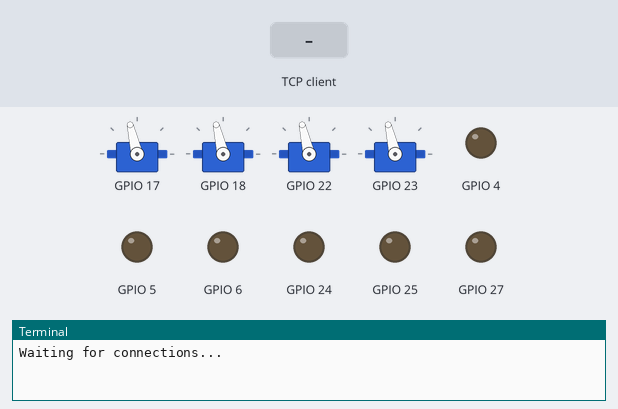
A program run on a simulated Raspberry Pi (BCM pin numbers). Parts: 4 × servo, output pins drawn as LEDs (lit = HIGH), the last lines printed to the terminal. Dashed ring = blinking. The test bench sets the inputs (shaded band). One TCP client connects 1 s after the port opens and stays connected; servo angles are drawn from the pulse width (0.5 ms = 0°, 2.5 ms = 180°); the clock reads 2024-03-15 10:24:30 at power-on unless the program sets it.

Above: at 0.1 s.
At 1.2 s:
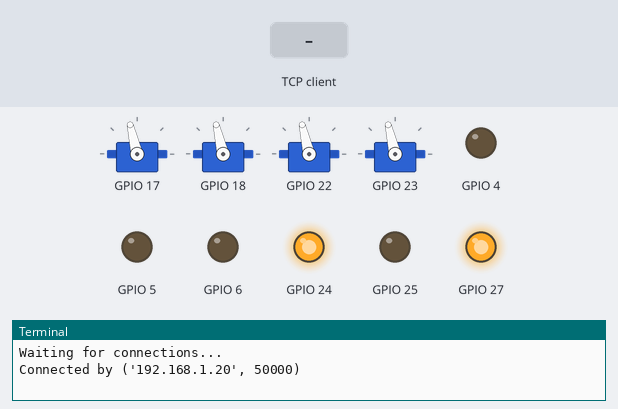
1.3 s: the TCP client sends "BEEP"
At 1.86 s:
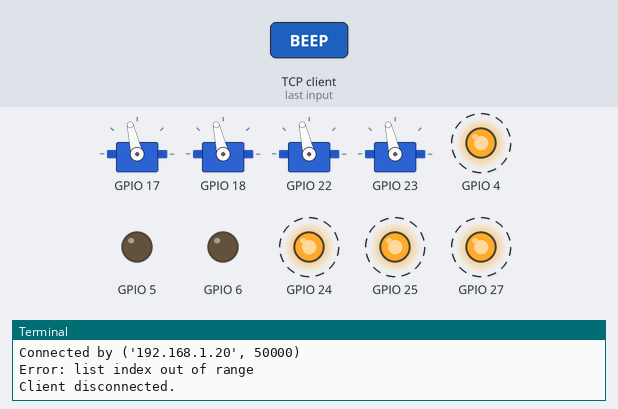
Timing chart, 0 to 10.3 s (numbered marks = the images above; inputs shaded):
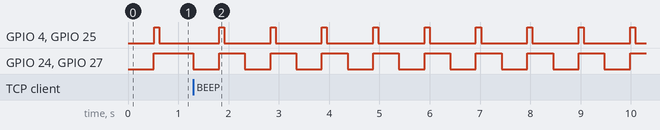

Measured:
- after the input at 1.3 s, GPIO 4, GPIO 25: alternates HIGH for 0.10 s and LOW for 0.92 s, starting after 0.51 s; GPIO 24, GPIO 27: alternates HIGH for 0.51 s and LOW for 0.51 s, starting at once

The program:

main.py
```python
import socket
import pigpio
import time
import threading

# Idle blinking variables
last_blink_time = {}
led_blink_state = {}
active_beeps = {}  # Track active beep threads

# Initialize pigpio
pi = pigpio.pi()
if not pi.connected:
    print("Failed to connect to pigpio daemon.")
    exit()

# GPIO Pin Setup for servos, LEDs, and buzzers
servo_pins = {
    1: {"horizontal": 17, "vertical": 18},  # Camera 1 pins
    2: {"horizontal": 22, "vertical": 23},  # Camera 2 pins
}

led_pins = {
    1: {"red": 24, "green": 25},  # Camera 1 LEDs
    2: {"red": 27, "green": 4},  # Camera 2 LEDs
}

buzzer_pins = {
    1: 5,  # Camera 1 buzzer
    2: 6,  # Camera 2 buzzer
}

# Define PWM frequency and initial position (middle)
PWM_FREQ = 50
INITIAL_POSITION = 1650  # Default position for servos

# Initialize servos
for cam_id, pins in servo_pins.items():
    for pin in pins.values():
        pi.set_mode(pin, pigpio.OUTPUT)
        pi.set_servo_pulsewidth(pin, INITIAL_POSITION)

# Initialize LEDs and buzzers
for cam_id, leds in led_pins.items():
    for pin in leds.values():
        pi.set_mode(pin, pigpio.OUTPUT)
        pi.write(pin, 0)  # Turn off LEDs initially
    pi.set_mode(buzzer_pins[cam_id], pigpio.OUTPUT)
    pi.write(buzzer_pins[cam_id], 0)  # Turn off buzzers initially

    # Initialize idle state variables
    last_blink_time[cam_id] = time.time()
    led_blink_state[cam_id] = False

def set_angle(pin, angle):
    """Convert angle to pulse width and set servo position."""
    pulsewidth = 900 + (angle / 180) * 1500  # Convert angle to pulse width (900 to 2400 us)
    pi.set_servo_pulsewidth(pin, pulsewidth)

def indicate_action(cam_id):
    """Indicate action with LEDs and buzzer."""
    pi.write(led_pins[1]["red"], 0)  # Turn off red LED
    pi.write(led_pins[2]["red"], 0)  # Turn off red LED
    pi.write(led_pins[cam_id]["green"], 1)  # Turn on green LED
    pi.write(buzzer_pins[cam_id], 1)  # Turn on buzzer
    time.sleep(0.05)  # Beep for 50 ms
    pi.write(buzzer_pins[cam_id], 0)  # Turn off buzzer

def non_blocking_beep(cam_id, duration):
    """Trigger a non-blocking long beep."""
    if cam_id in active_beeps:
        print(f"Camera {cam_id} is already beeping.")
        return

    def beep_worker():
        """Thread worker for non-blocking beep."""
        pi.write(buzzer_pins[cam_id], 1)  # Turn on buzzer
        pi.write(led_pins[cam_id]["green"], 0)
        pi.write(led_pins[cam_id]["red"], 1)
        time.sleep(duration)  # Beep for specified duration
        pi.write(buzzer_pins[cam_id], 0)  # Turn off buzzer
        del active_beeps[cam_id]  # Remove from active beeps when done

    active_beeps[cam_id] = threading.Thread(target=beep_worker)
    active_beeps[cam_id].start()

def blink_idle_red():
    """Blink red LEDs for all cameras in idle state."""
    pi.write(led_pins[1]["green"], 0)
    pi.write(led_pins[2]["green"], 0)
    current_time = time.time()
    for cam_id in led_pins.keys():
        if current_time - last_blink_time[cam_id] > 0.5:  # Toggle every 0.5 seconds
            last_blink_time[cam_id] = current_time
            led_blink_state[cam_id] = not led_blink_state[cam_id]
            pi.write(led_pins[cam_id]["red"], int(led_blink_state[cam_id]))
            pi.write(led_pins[cam_id]["green"], int(led_blink_state[cam_id]))

# Network Setup
host = '0.0.0.0'
port = 5000
server_socket = socket.socket(socket.AF_INET, socket.SOCK_STREAM)
server_socket.bind((host, port))
server_socket.listen(1)
print("Waiting for connections...")

try:
    while True:
        # Idle state: Blink red LEDs while waiting for a connection
        while True:
            blink_idle_red()
            server_socket.settimeout(0.1)  # Allow blinking during idle
            try:
                conn, addr = server_socket.accept()
                break
            except socket.timeout:
                continue

        print(f"Connected by {addr}")

        try:
            while True:
                data = conn.recv(1024).decode()
                if not data:
                    print("Connection closed by client.")
                    break

                # Parse received data
                try:
                    parts = data.split(",")
                    if parts[0] == "BEEP":  # Long beep command
                        cam_id = int(parts[1])
                        duration = float(parts[2])
                        print(f"Camera {cam_id}: Non-Blocking Beep for {duration} seconds")
                        non_blocking_beep(cam_id, duration)
                    else:  # Servo control
                        cam_id, horizontal_angle, vertical_angle = map(int, parts)
                        print(f"Camera {cam_id}: Horizontal Angle={horizontal_angle}, Vertical Angle={vertical_angle}")

                        # Set servo angles for the specified camera
                        if cam_id in servo_pins:
                            set_angle(servo_pins[cam_id]["horizontal"], horizontal_angle)
                            set_angle(servo_pins[cam_id]["vertical"], vertical_angle)
                            indicate_action(cam_id)  # Change LED and beep
                        else:
                            print(f"Invalid camera ID: {cam_id}")
                except ValueError:
                    print(f"Invalid data format: {data}")
        except Exception as e:
            print(f"Error: {e}")
        finally:
            conn.close()
            print("Client disconnected.")
finally:
    # Cleanup and stop servos
    for cam_id, pins in servo_pins.items():
        for pin in pins.values():
            pi.set_servo_pulsewidth(pin, 0)  # Stop the servo
    for cam_id, leds in led_pins.items():
        for pin in leds.values():
            pi.write(pin, 0)  # Turn off LEDs
        pi.write(buzzer_pins[cam_id], 0)  # Turn off buzzers
    pi.stop()
    server_socket.close()
```
